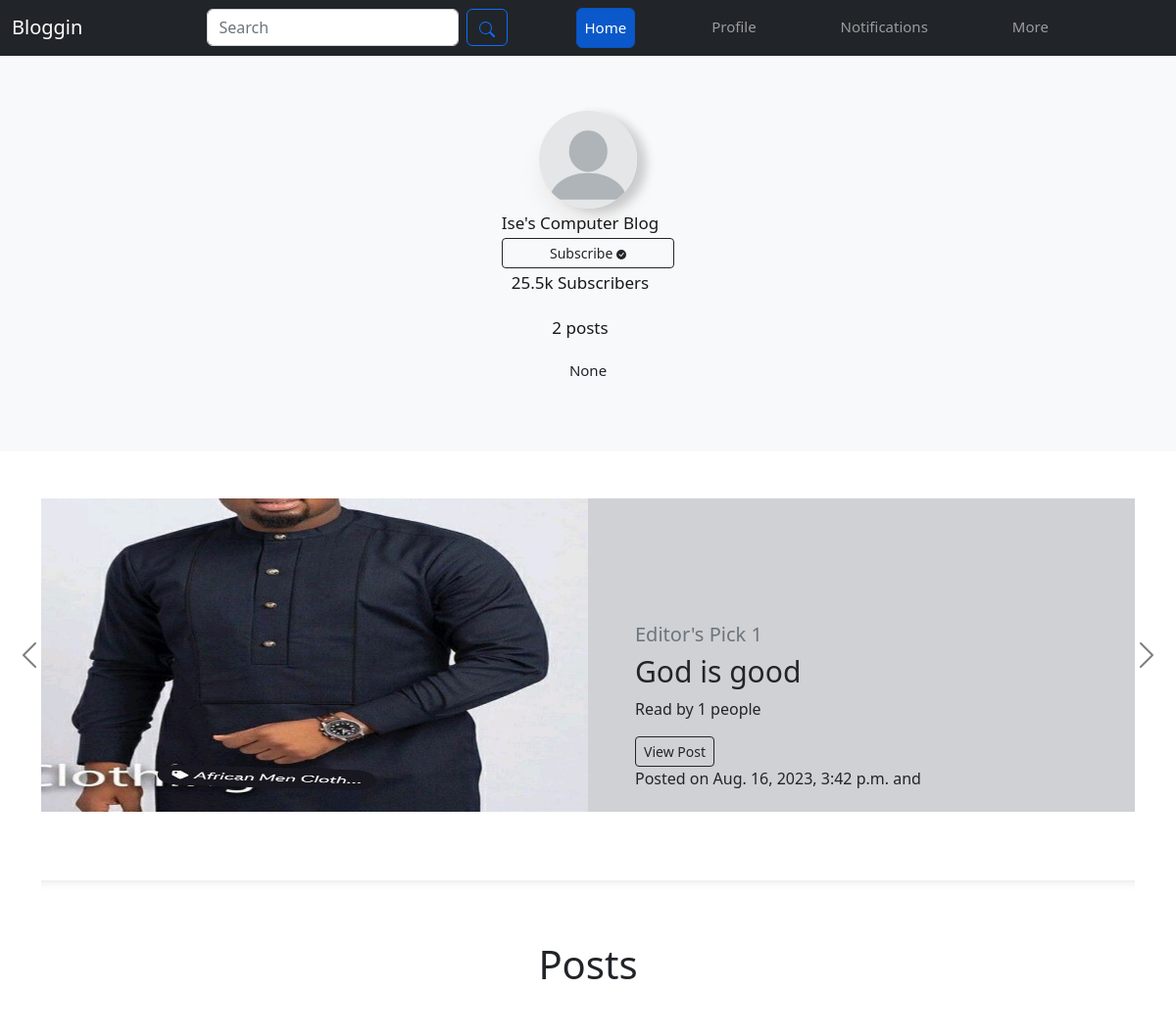
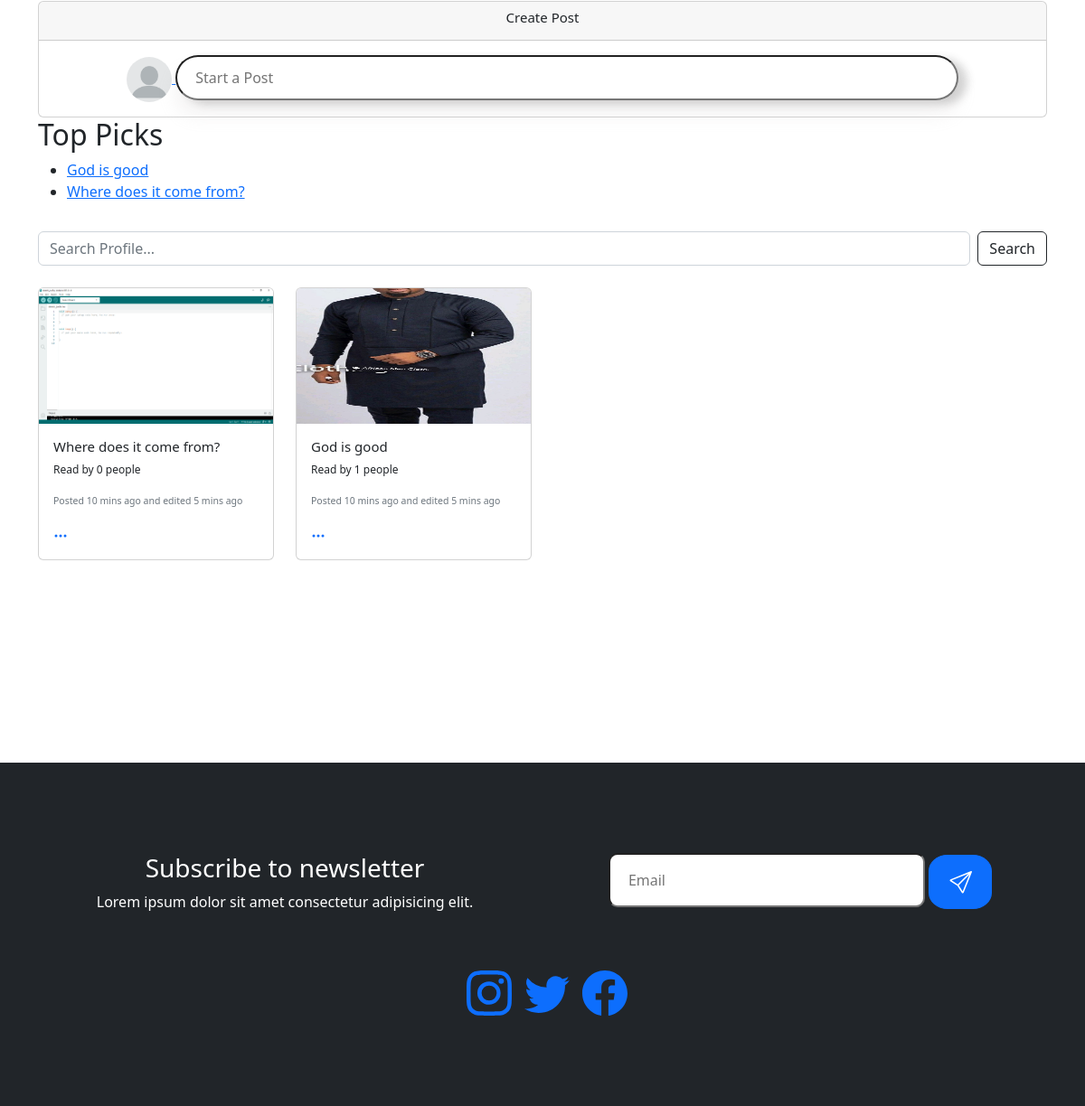
Page /profile/5 (signed in) on the committed database (2 pictures, top to bottom).
### base/models.py (models this page shows, shortened)
class Profile(models.Model):
    username = models.OneToOneField(User, unique=True, on_delete=models.CASCADE)
    email = models.EmailField()
    profile_img=models.ImageField(upload_to="profile_images", default="blank-profile-picture.png")
    bio = models.TextField(null=True, blank=True)
    phone_no = models.IntegerField(null=True, blank=True)
    top_picks = models.ManyToManyField('Post', blank=True)

class Post(models.Model):
    author= models.ForeignKey(User, on_delete=models.CASCADE)
    title=models.CharField(max_length=500)
    post_cover = models.ImageField(upload_to="post_covers")
    content=models.TextField()
    created = models.DateTimeField(auto_now_add=True)
    updated = models.DateTimeField(auto_now=True)
    read = models.ManyToManyField(User, related_name="blog_posts")
    edited = models.BooleanField(default=False)
    is_top_pick = models.BooleanField(default=False)
    top_pick_selected_at = models.DateTimeField(null=True, blank=True)

### base/views.py (the view)
# urls.py: path('profile/<str:pk>', views.profile, name="profile"),
def profile(request, pk):
    user_profile = Profile.objects.get(username=request.user)
    user_posts = Post.objects.filter(author=request.user)
    top_pick_posts = user_profile.top_picks.filter(is_top_pick=True).order_by('-top_pick_selected_at')[:3]
    context = {
        'top_pick_posts':top_pick_posts,
        'user_profile': user_profile,
        'user_posts': user_posts,
    }
    return render(request, 'profile-page.html', context)

### templates/profile-page.html (shortened to what this page needs)
{% load static %}
<!DOCTYPE html>
<html lang="en">
<head>
    <link href="https://cdn.jsdelivr.net/npm/bootstrap@5.2.3/dist/css/bootstrap.min.css" rel="stylesheet">
    <link rel="stylesheet" href="{% static 'css/profile-page.css' %}">
</head>
<body>
  <nav class="navbar navbar-expand-lg navbar-dark bg-dark sticky-top">
    <div class="container-fluid">
      <a class="navbar-brand" href="#">Bloggin</a>
      <div class="collapse navbar-collapse justify-content-center" id="navbarNav">
        <form class="d-flex search" role="search" action="">
            <input class="form-control me-2" type="search" placeholder="Search" aria-label="Search">
            <button class="btn btn-outline-primary" type="submit"></button>
          </form>
        <ul class="navbar-nav">
        <li class="nav-item">
            <a class="nav-link active btn btn-primary" aria-current="page" href="#">Home</a>
        </li>
          <li class="nav-item text-center">
            <a class="nav-link" href="#">Profile</a>
          </li>
          <li class="nav-item text-center">
            <a class="nav-link" data-bs-toggle="offcanvas" href="#offcanvasExample" role="button" aria-controls="offcanvasExample">Notifications</a>
          </li>
          <li class="nav-item text-center">
            <div class="dropdown">
              <a class="nav-link dropdown-toggle" href="#" role="button" id="dropdownMenuLink" data-bs-toggle="dropdown" aria-expanded="false">
                More
              </a>
            </div>
          </li>
        </ul>
      </div>
    </div>
  </nav>
<nav class="navbar navbar-light bg-light">
    <div class="container-fluid  navbar-header justify-content-center">
          <div class="profile-info py-5 justify-content-center text-center">
            <img src="{{user_profile.profile_img.url}}" alt="" width="100" height="100" id="profile-image">
            <h3 class="navbar-brand mb-0 second-brand">{{user_profile.username}}</h3>
            <button class="btn btn-sm btn-outline-dark px-5" type="submit">Subscribe </button>
            <h3 class="navbar-brand mb-3 second-brand">25.5k Subscribers</h3>
            <h3 class="navbar-brand mb-3 second-brand">{{user_posts.count}} posts</h3>
            <div class="bio text-center">
              <p>{{user_profile.bio}}</p>
            </div>
          </div>
      </div>
</nav>
<div id="carouselExampleDark" class="carousel carousel-dark slide" data-bs-ride="carousel">
  <div class="container my-5">
    <div class="carousel-inner">
      {% for post in top_pick_posts %}
      <div class="carousel-item {% if forloop.first %}active{% endif %}" data-bs-interval="10000">
        <div class="row g-0">
          <div class="col-lg-6"  style="position: relative;">
            <img src="{{post.post_cover.url}}" class="d-block w-100" alt="..." id="caro-img" style="background-size: 100%; image-rendering: -webkit-optimize-contrast;" height="100%" width="100%">
          </div>
          <div class="col-lg-6  d-flex align-items-center px-5" id="captions">
            <div class="captions">
              <h4 class="text-muted">Editor's Pick {{ forloop.counter }}</h4>
              <h3>{{ post.title }}</h3>
              <p>Read by {{post.read.count}} people</p>
              <a class="btn btn-sm btn-outline-dark" href="{% url 'post-detail' post.id %}">View Post</a>
              <p>Posted on {{post.created}}  and </p>
              <p>5 mins read</p>
            </div>
          </div>
        </div>
      </div>
      {% endfor %}
    </div>
    <button class="carousel-control-prev" type="button" data-bs-target="#carouselExampleDark" data-bs-slide="prev">
      <span class="carousel-control-prev-icon" aria-hidden="true"></span>
    </button>
    <button class="carousel-control-next" type="button" data-bs-target="#carouselExampleDark" data-bs-slide="next">
      <span class="carousel-control-next-icon" aria-hidden="true"></span>
    </button>
  </div>
  </div>
  <div class="container" id="posts-container">
    <hr>
    <h1 class="text-center posts">Posts</h1>
    <div class="card text-center" id="start-post-card">
      <div class="card-header">
          <h5>Create Post</h5>
      </div>
      <div class="card-body">
          <a href="" data-bs-toggle="modal"  data-bs-target="#exampleModalToggle" href="#exampleModalToggle" role="button">
              <form action="">
                  <img src="{{user_profile.profile_img.url}}" class="start-post-image" alt="" srcset="">
                  <input type="text" class="start-post" placeholder="Start a Post">
              </form>
          </a>
      </div>
    </div>
    <h2>Top Picks</h2>
    <ul>
        {% for post in top_pick_posts %}
        <li><a href="{% url 'post-detail' post.pk %}">{{ post.title }}</a></li>
        {% endfor %}
    </ul>
    <form class="d-flex search" role="search">
      <input class="form-control me-2 mt-3" type="search" placeholder="Search Profile..." aria-label="Search">
      <button class="btn btn-outline-dark mt-3" type="submit">Search</button>
    </form>
    <div class="row">
      {% for post in user_posts %}
      <div class="col-12 col-md-6 col-lg-3 my-4">
        <div class="card" id="profile-post-cards">
          <a href="{% url 'post-detail' post.id %}">
            <img src="{{post.post_cover.url}}" alt="" class="card-img-top" height="150" srcset="">
          </a>
          <div class="card-body">
            <h6 class="card-title">{{post.title}}</h6>
            <p class="card-text">Read by {{post.read.count}} people</p>
            <p class="card-text"><small class="text-muted">Posted 10 mins ago and edited 5 mins ago</small></p>
            <a href="" class="dropdown-toggle" type="button" id="dropdownMenuButton1" data-bs-toggle="dropdown" aria-expanded="false"><svg xmlns="http://www.w3.org/2000/svg" width="16" height="16" fill="currentColor" class="bi bi-three-dots" viewBox="0 0 16 16">
              <path d="M3 9.5a1.5 1.5 0 1 1 0-3 1.5 1.5 0 0 1 0 3zm5 0a1.5 1.5 0 1 1 0-3 1.5 1.5 0 0 1 0 3zm5 0a1.5 1.5 0 1 1 0-3 1.5 1.5 0 0 1 0 3z"/>
            </svg></a>
          </div>
        </div>
      </div>
      {% endfor %}
    </div>
  </div>
<footer class="bg-dark text-white">
  <div class="container text-center text-md-left">
    <div class="row text-center text-md-left">
      <div class="col-sm-12 col-md-6">
        <h3>Subscribe to newsletter</h3>
        <p>Lorem ipsum dolor sit amet consectetur adipisicing elit.</p>
      </div>
      <div class="col-sm-12 col-md-6">
        <form action="">
          <input type="email" class="email" placeholder="Email">
          <button class="email-button btn btn-primary"></button>
        </form>
      </div>
      <div class="col-sm-12 mt-5">
        <a href="#" class="social"></a>
        <a href="#" class="social"></a>
        <a href="#" class="social"></a>
      </div>
    </div>
  </div>
</footer>
</body>
</html>

### static/css/profile-page.css (style rules this page uses)
.dropdown-toggle::after { display: none; }
.nav-item { margin-left: 70px; }
.nav-link { font-size: 15px; }
.profile-info { justify-content: center; }
#profile-image { border-radius: 50%; box-shadow: 10px 4px 10px 0 rgba(54, 54, 54, 0.2), 0 16px 20px 0 rgba(189, 187, 187, 0.19); }
.second-brand { font-size: 17px; }
.bio p { font-size: 15px; }
.carousel { height: 60vh; }
.carousel-item { width: 100%; height: 60vh; }
#caro-img { width: 100%; height: 60vh; }
#captions { background: #cfd1d4; height: 60vh; }
#captions h4 { font-size: 20px; }
#captions h3 { font-size: 30px; }
.carousel-control-prev { padding-right: 10%; }
.carousel-control-next { padding-left: 10%; }
#posts-container { margin-top: 70px; }
.posts { margin-top: 50px; margin-bottom: 50px; }
.start-post-image { border-radius: 50%; width: 50px; height: 50px; }
#start-post-card h5 { font-size: 15px; }
.start-post { width: 80%; height: 50px; border-radius: 50px; box-shadow: 10px 4px 10px 0 rgba(54, 54, 54, 0.2), 0 16px 20px 0 rgba(189, 187, 187, 0.19); padding-left: 20px; }
#profile-post-cards h6 { font-size: 15px; }
#profile-post-cards p { font-size: 12px; }
hr { height: 12px; border: 0; box-shadow: inset 0 12px 12px -12px rgba(0, 0, 0, 0.5); }
footer { margin-top: 200px; padding-top: 100px; padding-bottom: 100px; }
.email { width: 350px; height: 60px; border-radius: 10px; padding-left: 20px; }
.email-button { width: 70px; height: 60px; border-radius: 30%; }
.social { padding-left: 10px; }
@media only screen and (min-width:993px) and (max-width:1200px) { .carousel { height: 40vh; } }
@media only screen and (min-width:993px) and (max-width:1200px) { .carousel-item { width: 100%; height: 40vh; } }

### rows in the picture
Profile: profile_img (placeholder picture), username "Ise's Computer Blog", bio "None"
Post: post_cover (picture), title "God is good", read.count "1", created "Aug. 16, 2023, 3:42 p.m."
Post: title "Where does it come from?", post_cover (picture), read.count "0"

### other values in the picture
{{ user_posts.count }} "2"
